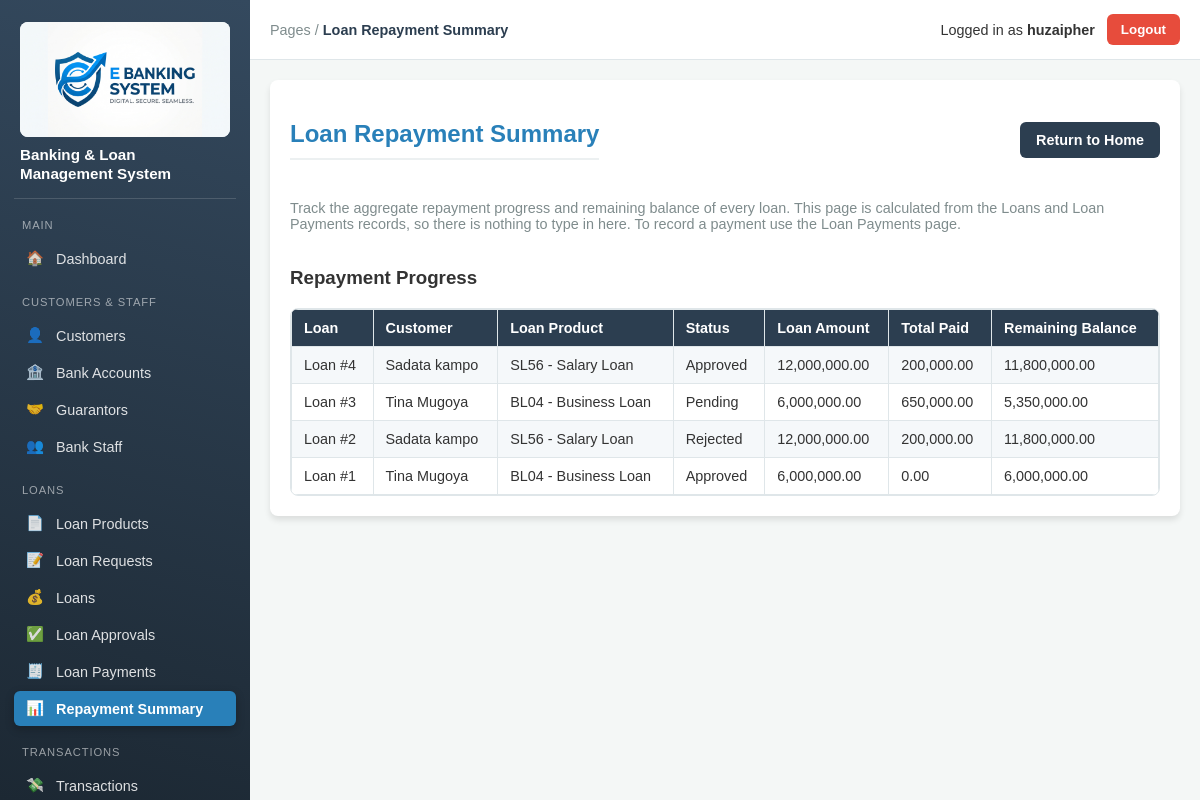
Screenshot of /loanrepaymentsummary/ (signed in) with the database file from the repository.
### ebanking_app/models.py (models this page shows, shortened)
class Loans(models.Model):
    loan_request = models.ForeignKey(LoanRequests, on_delete=models.RESTRICT)
    loan_officer = models.ForeignKey(Bankstaff, on_delete=models.SET_NULL, null=True)
    loan_disbursement_date = models.DateField()
    loan_status = models.CharField(
                            max_length=2,
                            choices=[
                                ('A', 'Approved'),
                                ('R', 'Rejected'),
                                ('P', 'Pending'),
                            ]
                                )

class LoanRequests(models.Model):
    request_date = models.DateField()
    loan_product = models.ForeignKey(LoanProducts, on_delete=models.RESTRICT)
    loan_amount = models.DecimalField(max_digits=10, decimal_places=2)
    repayment_period_in_weeks = models.IntegerField()
    repayment_cycle = models.CharField(
                            max_length=2,
                            choices=[
                                ('W', 'Weekly'),
                                ('M', 'Monthly'),
                                ('Q', 'Quarterly'),
                                    ]
                                )
    customer = models.ForeignKey(Customer, on_delete=models.RESTRICT)
    guarantor = models.ForeignKey(Guarantor, on_delete=models.RESTRICT)

class Customer(models.Model):
    first_name = models.CharField(max_length=20)
    last_name = models.CharField(max_length=20)
    registration_date = models.DateField()
    phone_number = models.CharField(max_length=10)
    gender = models.CharField(
                        max_length=2,
                        choices=[
                            ('M', 'Male'),
                            ('F', 'Female'),
                                 ]
                            )
    date_of_birth = models.DateField()
    marital_status = models.CharField(max_length=2,
                            choices=[
                                ('S', 'Single'),
                                ('M', 'Married'),
                                ('D', 'Divorced'),
                                ('W', 'Widowed'),
                            ]
                        )
    address = models.CharField(max_length=50)
    occupation = models.CharField(max_length=20)
    def __str__(self):
        return f'{self.first_name} {self.last_name}'

class LoanProducts(models.Model):
    product_code = models.CharField(max_length=5)
    product_name = models.CharField(max_length=20)
    max_loan_amount = models.DecimalField(max_digits=10, decimal_places=2)
    min_loan_amount = models.DecimalField(max_digits=10, decimal_places=2)
    max_repayment_period_in_weeks = models.IntegerField()
    repayment_cycle = models.CharField(
                                max_length=2,
                                choices=[
                                    ('W', 'Weekly'),
                                    ('M', 'Monthly'),
                                    ('Q', 'Quarterly'),
                                ]
                            )
    def __str__(self):
        return f'{self.product_code} - {self.product_name}'

### ebanking_app/views.py (the view)
# urls.py: path('loanrepaymentsummary/', loanrepayments_view, name='loan_repayment_summary_page'),
@login_required
def loanrepayments_view(request):
    loans = Loans.objects.select_related(
        'loan_request__customer', 'loan_request__loan_product'
    ).annotate(
        total_paid=Coalesce(Sum('loanpayment__paid_amount'), Value(Decimal('0')), output_field=DecimalField())
    ).order_by('-id')
    for loan in loans:
        loan.remaining_balance = loan.loan_request.loan_amount - loan.total_paid
    return render(request, 'loan_repayment_summary.html', {'loans': loans})

### ebanking_app/templates/loan_repayment_summary.html (shortened to what this page needs)
{% extends 'base.html' %}
{% block breadcrumb %}Loan Repayment Summary{% endblock breadcrumb %}
{% block content %}
    <div class="container">
        <div class="top-bar">
            <h2>Loan Repayment Summary</h2>
            <a href="{% url 'home_page' %}" class="return-btn">Return to Home</a>
        </div>
        <p>Track the aggregate repayment progress and remaining balance of every loan. This page is calculated from the Loans and Loan Payments records, so there is nothing to type in here. To record a payment use the Loan Payments page.</p>
        <div class="table-section">
            <h3>Repayment Progress</h3>
            <div class="table-wrapper">
                <table class="table table-striped">
                    <thead>
                        <tr>
                            <th>Loan</th>
                            <th>Customer</th>
                            <th>Loan Product</th>
                            <th>Status</th>
                            <th>Loan Amount</th>
                            <th>Total Paid</th>
                            <th>Remaining Balance</th>
                        </tr>
                    </thead>
                    <tbody>
                        {% for loan in loans %}
                        <tr>
                            <td>Loan #{{ loan.id }}</td>
                            <td>{{ loan.loan_request.customer }}</td>
                            <td>{{ loan.loan_request.loan_product }}</td>
                            <td>{{ loan.get_loan_status_display }}</td>
                            <td>{{ loan.loan_request.loan_amount|floatformat:"2g" }}</td>
                            <td>{{ loan.total_paid|floatformat:"2g" }}</td>
                            <td>{{ loan.remaining_balance|floatformat:"2g" }}</td>
                        </tr>
                        {% empty %}
                        <tr>
                            <td colspan="7" class="empty-row">No loans recorded yet.</td>
                        </tr>
                        {% endfor %}
                    </tbody>
                </table>
            </div>
        </div>
    </div>
{% endblock content %}

### ebanking_app/templates/base.html (shortened to what this page needs)
{% load static %}
<!DOCTYPE html>
<html lang="en">
<head>
    <link rel="stylesheet" href="{% static 'css/style.css' %}">
    <link rel="stylesheet" href="{% static 'css/dashboard.css' %}">
</head>
<body class="{% if user.is_authenticated %}with-sidebar{% endif %}">
    {% if user.is_authenticated %}
    {% with page=request.resolver_match.url_name type=request.resolver_match.kwargs.record_type %}
    <aside class="sidenav" id="sidenav">
        <a href="{% url 'home_page' %}" class="sidenav-brand">
            <img src="{% static 'images/e_banking_logo.jpeg' %}" alt="eBanking logo">
            <span>Banking &amp; Loan Management System</span>
        </a>
        <p class="sidenav-heading">Main</p>
        <ul>
            <li><a href="{% url 'home_page' %}" class="nav-link {% if page == 'home_page' %}active{% endif %}"><span class="nav-icon">🏠</span>Dashboard</a></li>
        </ul>
        <p class="sidenav-heading">Customers &amp; Staff</p>
        <ul>
            <li><a href="{% url 'customer_page' %}" class="nav-link {% if page == 'customer_page' or type == 'customer' %}active{% endif %}"><span class="nav-icon">👤</span>Customers</a></li>
            <li><a href="{% url 'accounts_page' %}" class="nav-link {% if page == 'accounts_page' or type == 'accounts' %}active{% endif %}"><span class="nav-icon">🏦</span>Bank Accounts</a></li>
            <li><a href="{% url 'guarantor_page' %}" class="nav-link {% if page == 'guarantor_page' or type == 'guarantor' %}active{% endif %}"><span class="nav-icon">🤝</span>Guarantors</a></li>
            <li><a href="{% url 'bank_staff_page' %}" class="nav-link {% if page == 'bank_staff_page' or type == 'bankstaff' %}active{% endif %}"><span class="nav-icon">👥</span>Bank Staff</a></li>
        </ul>
        <p class="sidenav-heading">Loans</p>
        <ul>
            <li><a href="{% url 'loan_product_page' %}" class="nav-link {% if page == 'loan_product_page' or type == 'loanproduct' %}active{% endif %}"><span class="nav-icon">📄</span>Loan Products</a></li>
            <li><a href="{% url 'loan_request_page' %}" class="nav-link {% if page == 'loan_request_page' or type == 'loanrequest' %}active{% endif %}"><span class="nav-icon">📝</span>Loan Requests</a></li>
            <li><a href="{% url 'loan_view_page' %}" class="nav-link {% if page == 'loan_view_page' or type == 'loans' %}active{% endif %}"><span class="nav-icon">💰</span>Loans</a></li>
            <li><a href="{% url 'loan_approvals_page' %}" class="nav-link {% if page == 'loan_approvals_page' or type == 'loanapprovals' %}active{% endif %}"><span class="nav-icon">✅</span>Loan Approvals</a></li>
            <li><a href="{% url 'loan_payment_page' %}" class="nav-link {% if page == 'loan_payment_page' or type == 'loanpayment' %}active{% endif %}"><span class="nav-icon">🧾</span>Loan Payments</a></li>
            <li><a href="{% url 'loan_repayment_summary_page' %}" class="nav-link {% if page == 'loan_repayment_summary_page' %}active{% endif %}"><span class="nav-icon">📊</span>Repayment Summary</a></li>
        </ul>
        <p class="sidenav-heading">Transactions</p>
        <ul>
            <li><a href="{% url 'transactions_page' %}" class="nav-link {% if page == 'transactions_page' or type == 'transactions' %}active{% endif %}"><span class="nav-icon">💸</span>Transactions</a></li>
        </ul>
    </aside>
    {% endwith %}
    {% endif %}
    <div class="main">
        {% if user.is_authenticated %}
        <header class="topbar">
            <div class="topbar-left">
                <div class="breadcrumb">
                    Pages / <strong>{% block breadcrumb %}Dashboard{% endblock breadcrumb %}</strong>
                </div>
            </div>
            <div class="topbar-right">
                <span>Logged in as <strong>{{ user.username }}</strong></span>
                <form method="POST" action="{% url 'logout_page' %}">
                    <button type="submit" class="logout-btn">Logout</button>
                </form>
            </div>
        </header>
        {% endif %}
        <div class="page">
            {% block content %}
            {% endblock content %}
        </div>
    </div>
</body>
</html>

### static/css/style.css (style rules this page uses)
body { font-family: Arial, sans-serif; background-color: #f4f7f6; color: #333; margin: 0; }
.logout-btn { background-color: #e74c3c; color: white; border: none; padding: 8px 14px; border-radius: 6px; font-weight: bold; cursor: pointer; }
.page { padding: 20px; }
.container { max-width: 1000px; margin: 0 auto; background: #fff; padding: 20px; border-radius: 8px; box-shadow: 0 4px 6px rgba(0,0,0,0.1); }
h2 { color: #2980b9; border-bottom: 2px solid #ecf0f1; padding-bottom: 10px; }
.container > p { color: #7f8c8d; margin-bottom: 20px; font-size: 0.9em; }
.top-bar { display: flex; flex-wrap: wrap; gap: 10px; justify-content: space-between; align-items: center; margin-bottom: 20px; }
.return-btn { display: inline-block; background-color: #2c3e50; color: white; text-decoration: none; padding: 10px 16px; border-radius: 6px; font-weight: bold; font-size: 0.9em; }
.table-section { margin-top: 35px; }
.table-wrapper { overflow-x: auto; border: 1px solid #dfe6e9; border-radius: 8px; background: #fff; }
table { width: 100%; border-collapse: collapse; font-size: 0.9em; }
th, td { border: 1px solid #dfe6e9; padding: 10px 12px; text-align: left; vertical-align: top; }
th { background: #2c3e50; color: #fff; font-weight: bold; }

### static/css/dashboard.css (style rules this page uses)
:root { --sidebar-width: 250px; }
.with-sidebar .main { margin-left: var(--sidebar-width); min-height: 100vh; }
.sidenav { position: fixed; top: 0; bottom: 0; left: 0; z-index: 20; width: var(--sidebar-width); box-sizing: border-box; background: linear-gradient(195deg, #34495e, #1c2833); color: #fff; padding: 18px 14px; overflow-y: auto; display: flex; flex-direction: column; gap: 6px; }
.sidenav-brand { display: flex; flex-direction: column; gap: 8px; color: #fff; text-decoration: none; padding: 4px 6px 14px; border-bottom: 1px solid rgba(255,255,255,0.15); }
.sidenav-brand img { width: 100%; height: auto; border-radius: 8px; background: #fff; }
.sidenav-brand span { font-weight: bold; font-size: 0.95em; line-height: 1.3; }
.sidenav-heading { margin: 14px 8px 4px; font-size: 0.7em; letter-spacing: 0.08em; text-transform: uppercase; color: rgba(255,255,255,0.55); }
.sidenav ul { list-style: none; margin: 0; padding: 0; display: flex; flex-direction: column; gap: 2px; }
.nav-link { display: flex; align-items: center; gap: 10px; padding: 9px 10px; border-radius: 6px; color: rgba(255,255,255,0.85); text-decoration: none; font-size: 0.9em; }
.nav-link.active { background: #2980b9; color: #fff; font-weight: bold; box-shadow: 0 3px 8px rgba(0,0,0,0.25); }
.nav-icon { width: 22px; text-align: center; }
.topbar { display: flex; flex-wrap: wrap; gap: 10px; justify-content: space-between; align-items: center; padding: 14px 20px; background: #fff; border-bottom: 1px solid #dfe6e9; }
.topbar-left { display: flex; align-items: center; gap: 12px; }
.breadcrumb { font-size: 0.9em; color: #7f8c8d; }
.breadcrumb strong { color: #2c3e50; }
.topbar-right { display: flex; align-items: center; gap: 12px; font-size: 0.9em; }
.topbar-right form { margin: 0; }
.table { width: 100%; }
.table-striped tbody tr:nth-of-type(odd) { background: #f5f8fa; }

### rows the page displays
Loans: id "4", loan_request.customer "Sadata kampo", loan_request.loan_product "SL56 - Salary Loan", loan_status "Approved", loan_request.loan_amount "12,000,000.00", total_paid "200,000.00", remaining_balance "11,800,000.00"
Loans: id "3", loan_request.customer "Tina Mugoya", loan_request.loan_product "BL04 - Business Loan", loan_status "Pending", loan_request.loan_amount "6,000,000.00", total_paid "650,000.00", remaining_balance "5,350,000.00"
Loans: id "2", loan_request.customer "Sadata kampo", loan_request.loan_product "SL56 - Salary Loan", loan_status "Rejected", loan_request.loan_amount "12,000,000.00", total_paid "200,000.00", remaining_balance "11,800,000.00"
Loans: id "1", loan_request.customer "Tina Mugoya", loan_request.loan_product "BL04 - Business Loan", loan_status "Approved", loan_request.loan_amount "6,000,000.00", total_paid "0.00", remaining_balance "6,000,000.00"

### other values shown
{{ user.username }} "huzaipher"
